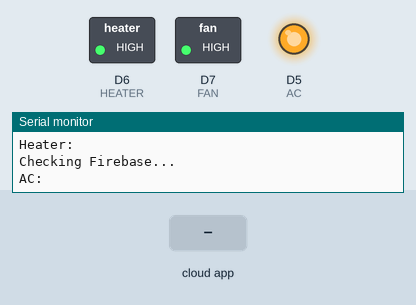
Simulated run of this sketch. Board: ESP8266 (NodeMCU). Parts: switched loads named in the sketch (green lamp = pin HIGH), output pins drawn as LEDs (lit = HIGH), the last lines printed to the serial monitor. The inputs (shaded band) are chosen by the test bench. WiFi joins after 1.5 s; servers stay silent unless stated; the Firebase database answers and starts empty.

Above: at 2.7 s.
2.8 s: the phone or cloud app sets ac to on
At 4.0 s:
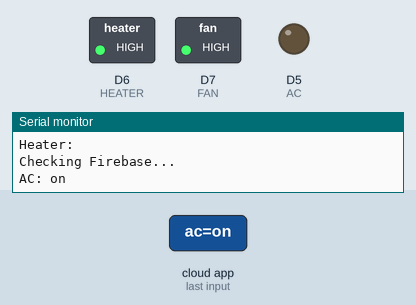
4.5 s: the phone or cloud app sets fan to on
At 5.2 s:
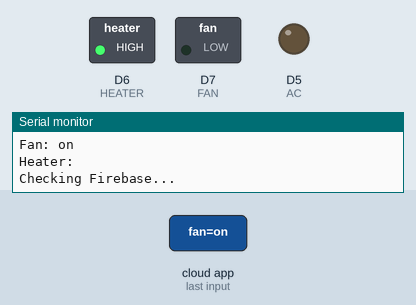
6.0 s: the phone or cloud app sets heater to on
At 6.5 s:
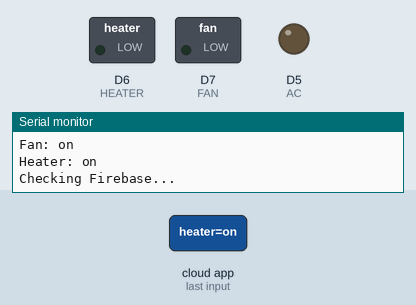
Timing chart, 0 to 9.0 s (numbered marks = the images above; inputs shaded):
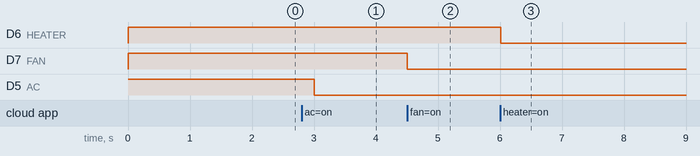

Measured:
- after the input at 2.8 s, D5 (AC): HIGH → LOW after 0.21 s
- after the input at 4.5 s, D7 (FAN): HIGH → LOW at once
- after the input at 6.0 s, D6 (HEATER): HIGH → LOW at once

The sketch:

ESPController.ino
```cpp
#include <ESP8266WiFi.h>
#include <FirebaseESP8266.h>
#include <ArduinoOTA.h>

// Wi-Fi credentials
#define WIFI_SSID "JPSC_ENGI"
#define WIFI_PASSWORD "Jpsc@kotambi24"

// Firebase details
//#define FIREBASE_HOST "espcontroller-79a40-default-rtdb.firebaseio.com"
//#define FIREBASE_AUTH "K93JXfHXvcipo7YizO1XUc1vXuJF6C5rwxolBvcS"  // Leave empty for test mode (no auth)

#define FIREBASE_HOST "flutterespcontroller-default-rtdb.firebaseio.com"
#define FIREBASE_AUTH "L4hUuX9PmHbh2O3kd6lmfN5YrFdUubImqEPeoZgI"

FirebaseData fbdo;
FirebaseConfig config;
FirebaseAuth auth;

// Pin definitions
#define AC D5
#define FAN D7
#define HEATER D6

void setup() {
  Serial.begin(74880);

  pinMode(AC, OUTPUT);
  pinMode(FAN, OUTPUT);
  pinMode(HEATER, OUTPUT);

  digitalWrite(AC, HIGH);    // Relay OFF (assuming active LOW)
  digitalWrite(FAN, HIGH);
  digitalWrite(HEATER, HIGH);

  // Connect to Wi-Fi
  WiFi.begin(WIFI_SSID, WIFI_PASSWORD);
  while (WiFi.status() != WL_CONNECTED) {
    delay(500);
    Serial.print(".");
  }

  Serial.println("\nWiFi connected. IP:");
  Serial.println(WiFi.localIP());

  // Correct Firebase config
  config.database_url = "https://flutterespcontroller-default-rtdb.firebaseio.com";
  config.signer.tokens.legacy_token = FIREBASE_AUTH;

  Firebase.begin(&config, &auth);
  Firebase.reconnectWiFi(true);

  // Start OTA updates
  ArduinoOTA.begin();
}
unsigned long lastCheck = 0;
const int interval = 200;

void loop() {
  ArduinoOTA.handle();

  if (millis() - lastCheck >= interval) {
    lastCheck = millis();

    Serial.println("Checking Firebase...");

    // AC Control
    if (Firebase.getString(fbdo, "/Devices/ac")) {
      String acState = fbdo.stringData();
      digitalWrite(AC, acState == "on" ? LOW : HIGH);
      Serial.println("AC: " + acState);
    }

    // Fan Control
    if (Firebase.getString(fbdo, "/Devices/fan")) {
      String fanState = fbdo.stringData();
      digitalWrite(FAN, fanState == "on" ? LOW : HIGH);
      Serial.println("Fan: " + fanState);
    }

    // Heater Control
    if (Firebase.getString(fbdo, "/Devices/heater")) {
      String heaterState = fbdo.stringData();
      digitalWrite(HEATER, heaterState == "on" ? LOW : HIGH);
      Serial.println("Heater: " + heaterState);
    }
  }
}
```
